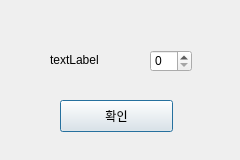
<?xml version="1.0" encoding="UTF-8"?>
<ui version="4.0">
 <class>Dialog</class>
 <widget class="QDialog" name="Dialog">
  <property name="geometry">
   <rect>
    <x>0</x>
    <y>0</y>
    <width>240</width>
    <height>160</height>
   </rect>
  </property>
  <property name="windowTitle">
   <string>점수 입력</string>
  </property>
  <widget class="QLabel" name="label">
   <property name="geometry">
    <rect>
     <x>50</x>
     <y>50</y>
     <width>141</width>
     <height>20</height>
    </rect>
   </property>
   <property name="text">
    <string>textLabel</string>
   </property>
  </widget>
  <widget class="QSpinBox" name="spinBox">
   <property name="geometry">
    <rect>
     <x>150</x>
     <y>50</y>
     <width>42</width>
     <height>22</height>
    </rect>
   </property>
   <property name="minimum">
    <number>0</number>
   </property>
   <property name="maximum">
    <number>100</number>
   </property>
  </widget>
  <widget class="QPushButton" name="pushButton">
   <property name="geometry">
    <rect>
     <x>60</x>
     <y>100</y>
     <width>113</width>
     <height>32</height>
    </rect>
   </property>
   <property name="text">
    <string>확인</string>
   </property>
  </widget>
 </widget>
 <resources/>
 <connections>
  <connection>
   <sender>pushButton</sender>
   <signal>clicked()</signal>
   <receiver>Dialog</receiver>
   <slot>btn_score()</slot>
   <hints>
    <hint type="sourcelabel">
     <x>139</x>
     <y>108</y>
    </hint>
    <hint type="destinationlabel">
     <x>198</x>
     <y>108</y>
    </hint>
   </hints>
  </connection>
 </connections>
 <slots>
  <slot>btn_score()</slot>
 </slots>
</ui>
